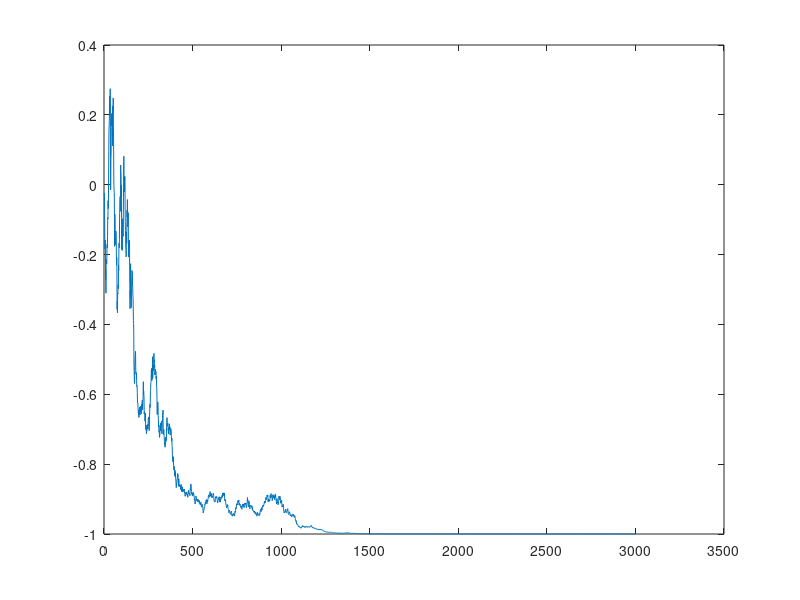

Recreate this plot in MATLAB. (Note: this script raises an error after producing the figure.)
function gamblers_fallacy_simulation
addpath('./tools');
clear
clf

red = [0.6350    0.0780    0.1840];
blue = [0    0.4470    0.7410];

for i = 1:3001
    r(i) = normrnd(0-i/3000,5);
end
r = r/100;
rc = r +1;
rc = cumprod(rc);
rc= rc-1;
plot(rc)

returns = r';

a_0 = 1;
b_0 = 1;
mu_0 = 1;
la_0 = 10;

start_trade = 1000;
final_trade = 2000;

trade_amt = 10;
% Set beta:
betas = [0.01 1];
trades = [1000 1000];
for b = 1:length(betas)
    x = returns(1:start_trade);
    be = betas(b);
    t = 1;
    for i = start_trade+1:final_trade
        x = [x; returns(i)];
        [F,H,mu_N(t,b),la_N,a_N(t,b),b_N(t,b)]  = fe_vb_1D(x,be,mu_0,la_0,a_0,b_0);
        
        sig_hat = sqrt(1/(a_N(t,b)/b_N(t,b)));
        expret = normrnd(mu_N(t,b),sig_hat);
        if t>1
            % Trade decision algorithm
            if expret > 0.05 % Buy
                trades(t,b) = trades(t-1,b)+trade_amt;
            elseif -0.5 < expret < 0.5 % Hold
                trades(t,b) = trades(t-1,b);
            else
                trades(t,b) = trades(t-1,b)-trade_amt;
            end
        end
        exprets(t,b) = expret;
        t = t+1;
    end
    performance(:,b) = trades(:,b).*returns(start_trade:final_trade-1)/100;
end


%% Financial Simulation: Figure
figure(101)
D = 10000;
M = 20;
N = length(x);
prior = normrnd(mu_0,1/la_0,D,1);
cumexp=exprets;
for j = 1:2
    cumexp(:,j) = cumexp(:,j)+1;
    cumexp(:,j) = cumprod(cumexp(:,j));
    cumexp(:,j) = cumexp(:,j)-1;
end

%%% Plot 1
subplot(2,6,1:2)
hold on;
[n1,x1] = hist(prior,M);
[n2,x2] = hist(x,M);
bar(x1,n1/sum(n1))
bar(x2,n2/sum(n2))
aa = get(gca,'child');
set(aa(1),'FaceColor',red,'EdgeColor','none');
set(aa(2),'FaceColor','k','EdgeColor','none');
xlim([-1 1.5]);
ylim([0 0.2]);

%%% Plot 2
subplot(2,6,3:4);
hold on
sig_hat = sqrt(1/(a_N(end,1)/b_N(end,1)));
[n1,x1] = hist(normrnd(mu_N(end,1),sig_hat,D,1),M);
[n2,x2] = hist(x,M);
[n3,x3] = hist(prior,M);


bar(x1,n1/sum(n1))
bar(x3,n3/sum(n3))
bar(x2,n2/sum(n2))

aa = get(gca,'child');
set(aa(3),'FaceColor',blue,'EdgeColor','none');
set(aa(2),'FaceColor','k','EdgeColor','none');
set(aa(1),'FaceColor',red,'EdgeColor','none');
ylim([0 0.2]);
xlim([-1 1.5]);

%%% Plot 3
subplot(2,6,5:6);
hold on
sig_hat = sqrt(1/(a_N(end,2)/b_N(end,2)));
[n1,x1] = hist(normrnd(mu_N(end),sig_hat,D,1),M);
[n2,x2] = hist(x,M);
[n3,x3] = hist(prior,M);

bar(x3,n3/sum(n3));
bar(x1,n1/sum(n1));
bar(x2,n2/sum(n2));

aa = get(gca,'child');
set(aa(2),'FaceColor',blue,'EdgeColor','none');
set(aa(3),'FaceColor','k','EdgeColor','none');
set(aa(1),'FaceColor',red,'EdgeColor','none');
xlim([-1 1.5]);
ylim([0 0.2]);

%%% Plot 4
subplot(2,6,7:8);

a=1;
%b=length(trades);
b=200;
plot(rc(1001+a:b+1000),'k','LineWidth',2);
xlim([0 b-a]);

%%% Plot 5
subplot(2,6,9:10);
plot(trades(a:b,:),'LineWidth',2)

%%% Plot 6
subplot(2,6,11:12);
plot(cumsum(performance(a:b,:)),'LineWidth',2);
xlim([0 b-a]);


purty_plot(101,'../figures/BIpaper_Figure1', 'png');

function [F,H,mu_N,la_N,a_N,b_N] = fe_vb(x,be,mu_0,la_0,a_0,b_0);

max_iter = 100;
N = length(x);

% Initial values for posterior
a_N = a_0; 
b_N = b_0;
mu_N = 0;

% Initialize FE
F = -inf;

for i = 1:max_iter
    
    la_N = (la_0 + be*N)*a_N/b_N;
    mu_N = ((la_0*mu_0 + be*N*mean(x))/(la_0 + be*N));
    
    a_N = (a_0 + be*N/2);
    b_N = b_0 + (1/2)*(be*sum((x-mu_N).^2) + la_0*((mu_N-mu_0)^2));

    F_old = F;
    F = fe_calc(x,be, a_N, b_N, la_N, mu_N,a_0,b_0,mu_0,la_0);
    
    % Convergence criterion
    if (F - F_old < 10e-4), break; end
    if (i == max_iter), warning('Reached %d iterations',max_iter); end

end
[F,H] = fe_calc(x,be, a_N, b_N, la_N, mu_N,a_0,b_0,mu_0,la_0);

function [F,H] = fe_calc(x,be,a_N, b_N, la_N, mu_N,a_0,b_0,mu_0,la_0)

N = size(x, 1);
d = size(x, 2);
mult=10^(round(log10(1/a_N)));
a_N = a_N*mult;
b_N = b_N*mult;

% < ln p(D|mu,tau)>_q
T1 = (N/2)*(digamma(a_N) - log(b_N) - log(2*pi)) - 0.5*(a_N/b_N)*sum((x.^2) - 2*(mu_N*x) + (mu_N^2) + (1/la_N)); % likelihood

% <ln q(mu)>_q_mu
T2 = 0.5 + 0.5*log(2*pi/la_N);

% <ln q(tau) >_q_tau
T3 = a_N - log(b_N) + gammaln(a_N) + (1-a_N)*digamma(a_N);

% <ln p(mu|tau)>_q
T4 = (N/2)*(log(la_0) + digamma(a_N) - log(b_N) - log(2*pi)) - 0.5*la_0*(a_N/b_N)*((mu_N^2) + (1/la_N) - 2*mu_N*mu_0 + (mu_0^2));

% <ln p(tau)>_q
T5 = a_0*log(b_0)-gammaln(a_0) + (a_0 - 1)*(digamma(a_N) - log(b_N)) - b_0*(a_N/b_N);

% F = < ln p(D|mu,tau)  - ln q(mu) - ln q(tau) + ln p(mu|tau) + ln(p(tau)) >_q
% Likelihood
J = T1;

% KL (constraint)
H =  T2 + T3 - T4 - T5;

F = J - (1/be)*H;



